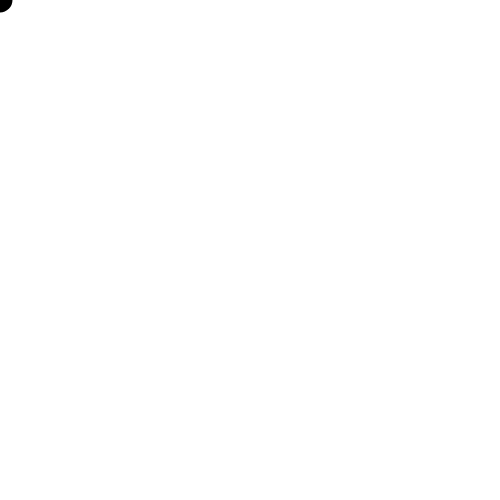
Frame 1 (no input)
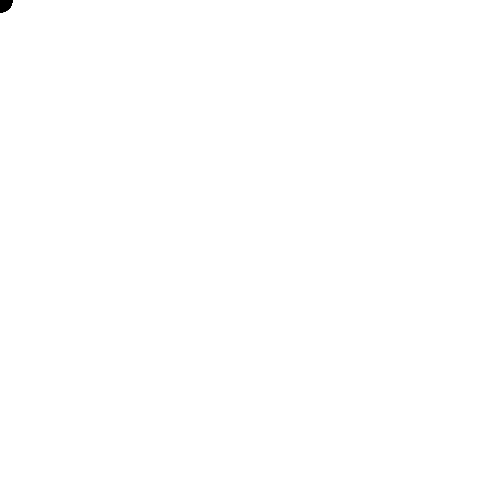
Frame 60 (no input)
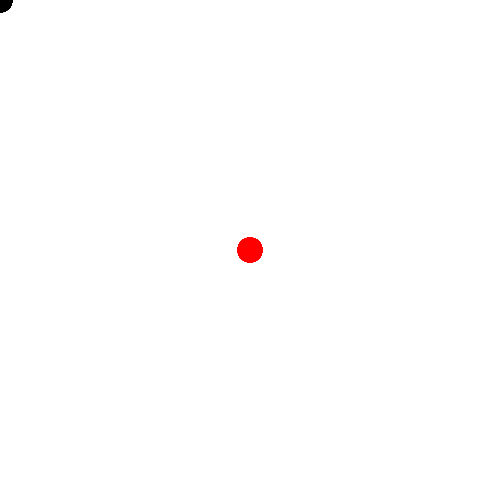
Frame 120 (the mouse pressed at the canvas centre since frame 60)

The p5.js sketch that drew these frames (run headless with seeded random() and noise() and a simulated clock; from frame 60 on, the mouse is pressed at the canvas centre):

// p5.js sketch
// ── sketch.js
function setup() {
  createCanvas(500, 500);
  
  // start by filling with a black color
  fill(0);
  
  // no strokes on our shapes
  noStroke();
}

function draw() {
  // draw an ellipse
  ellipse(mouseX, mouseY, 25, 25);
}

function keyPressed() {
  // fill with green from now on
  fill(0,255,0);
}

function mousePressed() {
  // fill with red from now on
  fill(255,0,0);
}
